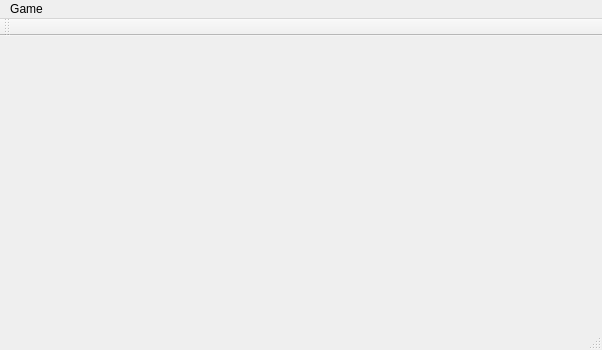
<?xml version="1.0" encoding="UTF-8"?>
<ui version="4.0">
 <class>MainWindow</class>
 <widget class="QMainWindow" name="MainWindow">
  <property name="geometry">
   <rect>
    <x>0</x>
    <y>0</y>
    <width>602</width>
    <height>350</height>
   </rect>
  </property>
  <property name="windowTitle">
   <string>DiAshKA</string>
  </property>
  <widget class="QWidget" name="centralWidget">
   <widget class="QPushButton" name="addButton">
    <property name="geometry">
     <rect>
      <x>260</x>
      <y>0</y>
      <width>51</width>
      <height>31</height>
     </rect>
    </property>
    <property name="styleSheet">
     <string notr="true">#addButton{
background-color: transparent;
border-image: url(:/images/buttom_add.png);
background: none;
border: none;
background-repeat: none;
}</string>
    </property>
    <property name="text">
     <string/>
    </property>
   </widget>
  </widget>
  <widget class="QMenuBar" name="menuBar">
   <property name="geometry">
    <rect>
     <x>0</x>
     <y>0</y>
     <width>602</width>
     <height>21</height>
    </rect>
   </property>
   <widget class="QMenu" name="menuGame">
    <property name="title">
     <string>Game</string>
    </property>
    <addaction name="actionStart"/>
   </widget>
   <addaction name="menuGame"/>
  </widget>
  <widget class="QToolBar" name="mainToolBar">
   <attribute name="toolBarArea">
    <enum>TopToolBarArea</enum>
   </attribute>
   <attribute name="toolBarBreak">
    <bool>false</bool>
   </attribute>
  </widget>
  <widget class="QStatusBar" name="statusBar"/>
  <action name="actionStart">
   <property name="text">
    <string>Start</string>
   </property>
  </action>
 </widget>
 <layoutdefault spacing="6" margin="11"/>
 <resources/>
 <connections/>
</ui>
